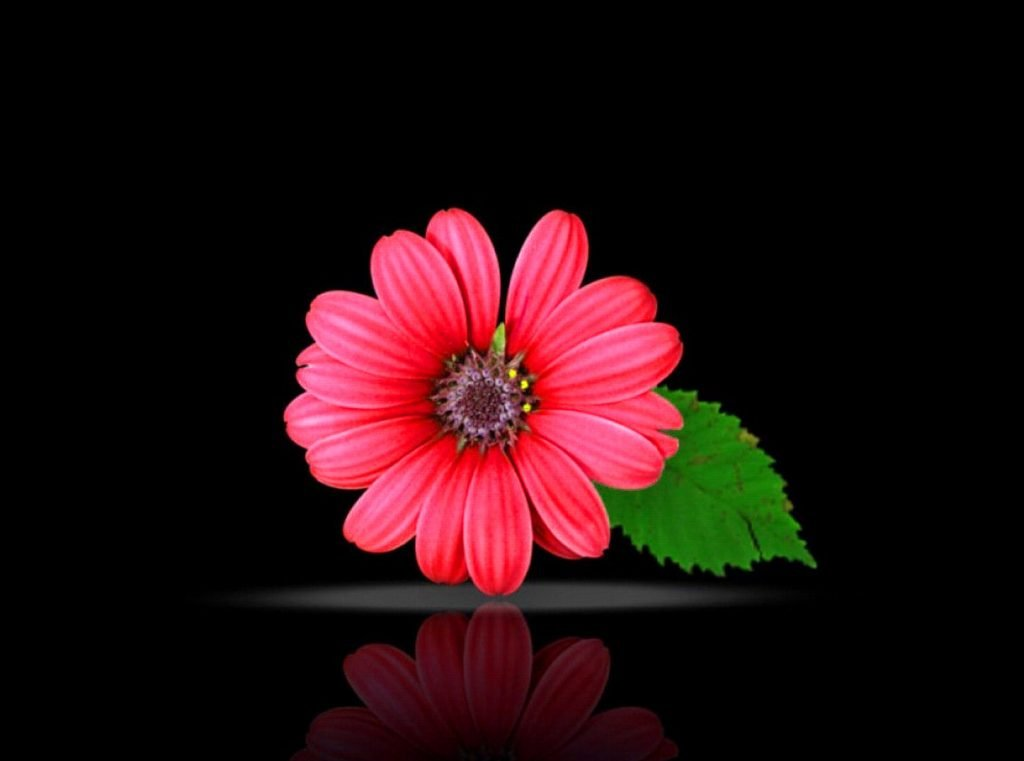
#> input picture Flower-Images-6-1024x761.jpg, 1024 x 761 px
$ jupyter execute image2sketch.ipynb
#> lines starting #> are read from the running program, lines starting #| are printed output that depends on the picture
[cell 1]
#importing some basic libraries
import matplotlib.pyplot as plt
import cv2

[cell 2]
#loading the image
img = cv2.imread("Flower-Images-6-1024x761.jpg")
#> img is the input picture: shape (761, 1024, 3); mean B, G, R 14.8, 12.8, 36.3
img = cv2.cvtColor(img,cv2.COLOR_BGR2RGB)
plt.figure(figsize=(8,8))
plt.imshow(img)
plt.axis("off")
plt.title("Original Image")
plt.show()

[cell 3]
#converting Image to grayscale
img_gray = cv2.cvtColor(img, cv2.COLOR_BGR2GRAY)
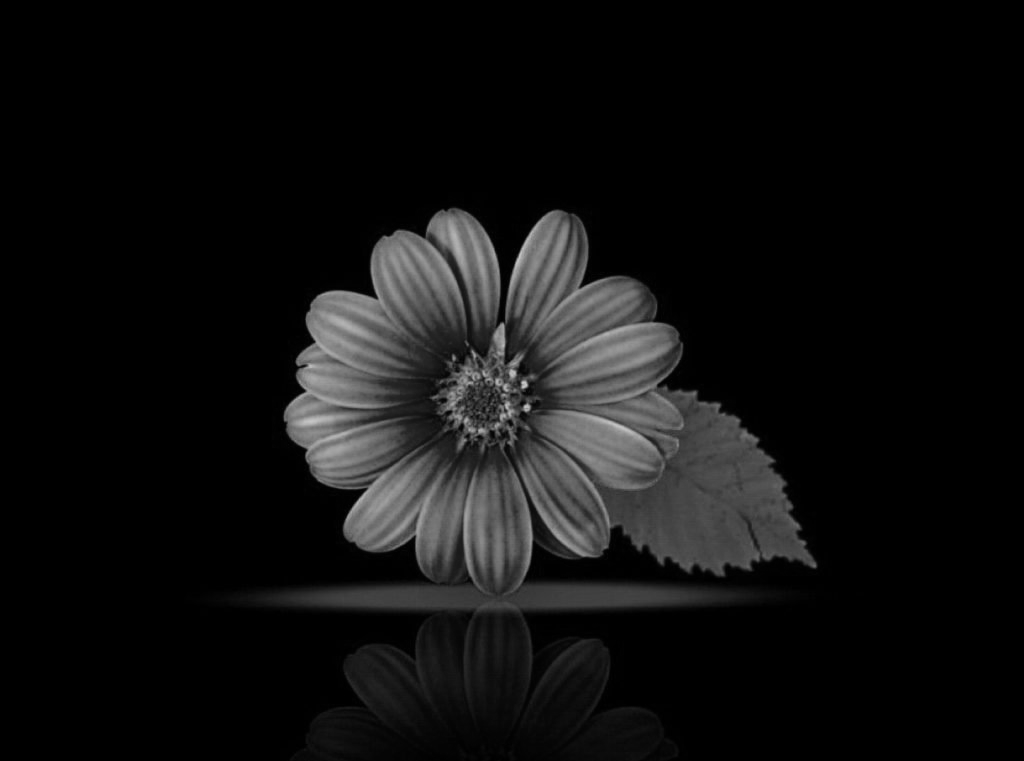
#> img_gray: shape (761, 1024); min 0, max 201, mean 16.1
plt.figure(figsize=(8,8))
plt.imshow(img_gray,cmap="gray")
plt.axis("off")
plt.title("GrayScale Image")
plt.show()

[cell 4]
#inverting the image
img_invert = cv2.bitwise_not(img_gray)
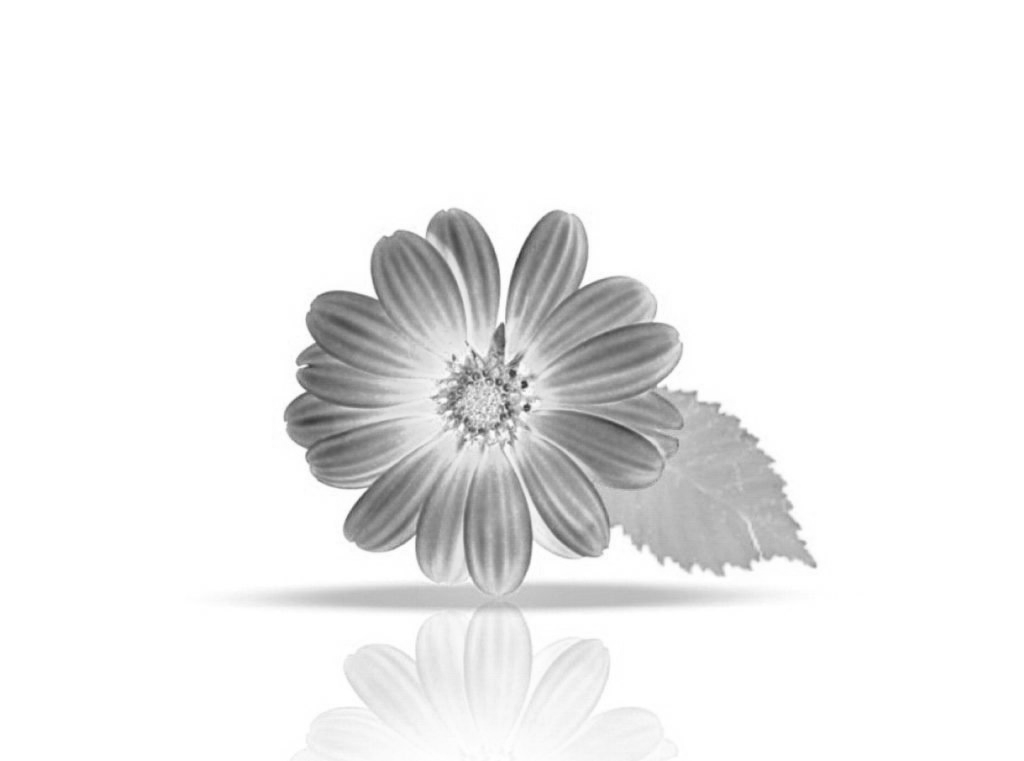
#> img_invert: shape (761, 1024); min 54, max 255, mean 238.9
plt.figure(figsize=(8,8))
plt.imshow(img_invert,cmap="gray")
plt.axis("off")
plt.title("Inverted Image")
plt.show()

[cell 5]
#smoothing the image
img_smoothing = cv2.GaussianBlur(img_invert, (21, 21),sigmaX=0, sigmaY=0)
plt.figure(figsize=(8,8))
plt.imshow(img_smoothing,cmap="gray")
plt.axis("off")
plt.title("Smoothen Image")
plt.show()

[cell 6]
#converting image to sketch
final = cv2.divide(img_gray, 255 - img_smoothing, scale=255)
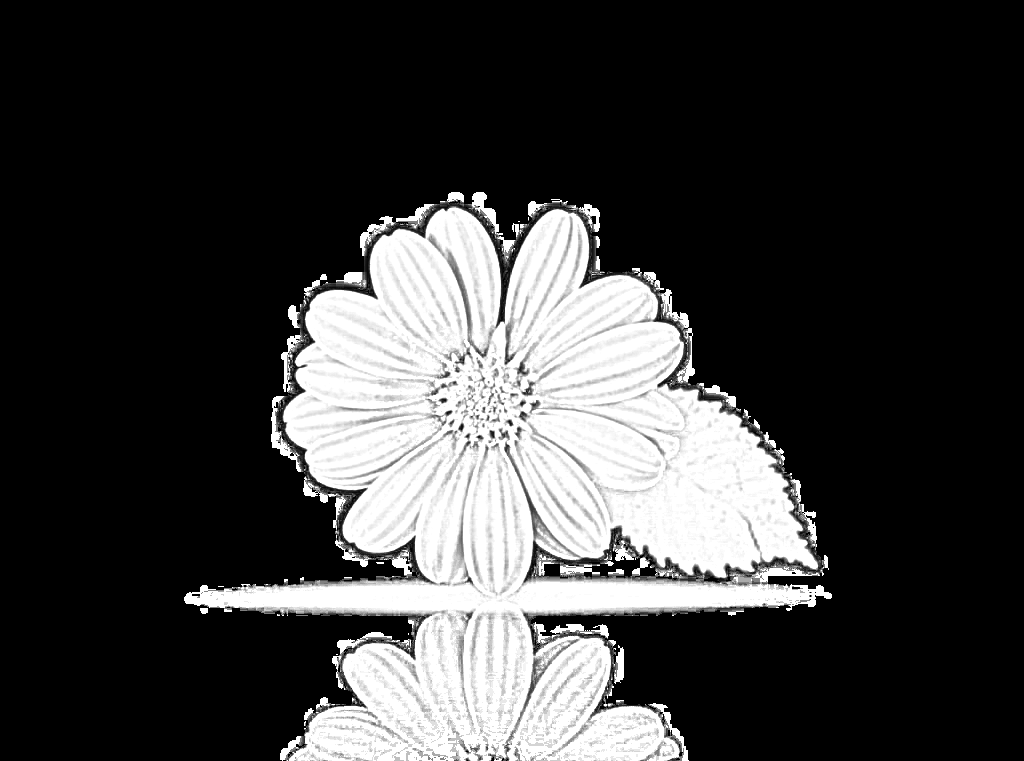
#> final: shape (761, 1024); min 0, max 255, mean 61.3
plt.figure(figsize=(8,8))
plt.imshow(final,cmap="gray")
plt.axis("off")
plt.title("Final Sketch Image")
plt.show()
